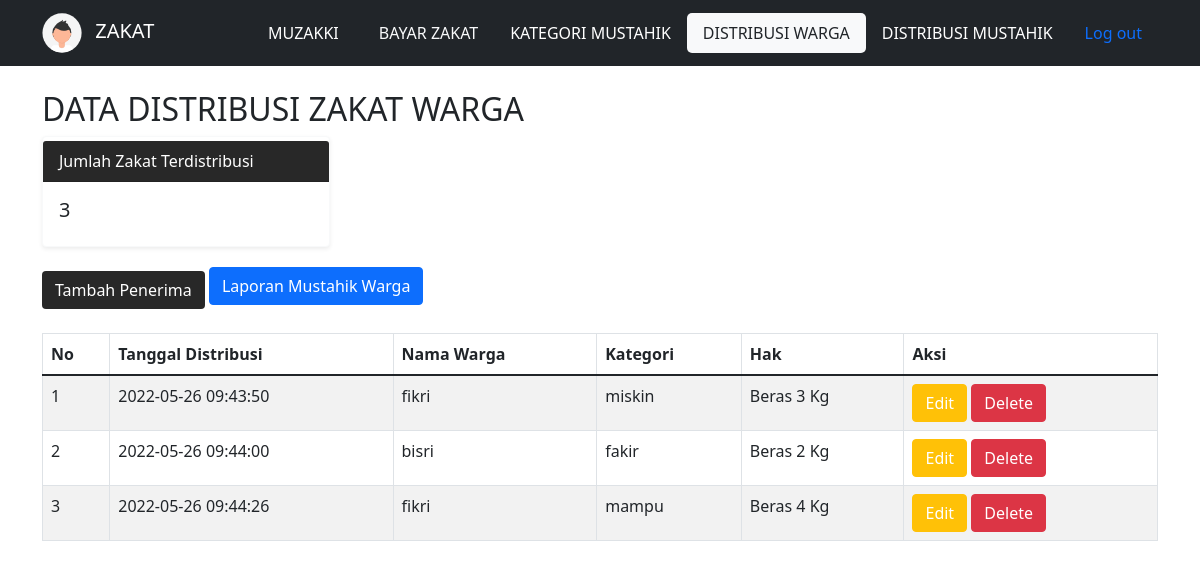
The app's page /mustahikwarga.php (signed in) with its own data.
### tables this page shows
CREATE TABLE `mustahik_warga` (
  `idmustahikwarga` int(11) NOT NULL,
  `idktwarga` int(11) NOT NULL,
  `idmuzakki` int(11) NOT NULL,
  `tgl_dstwarga` timestamp NOT NULL DEFAULT current_timestamp(),
  `namawarga` varchar(20) NOT NULL,
  `kategoriwarga` varchar(20) NOT NULL,
  `hakwarga` int(11) NOT NULL
);

### mustahikwarga.php (the view, shortened to what this page needs)
<?php
require "ceklogin.php";
$h1 = mysqli_query($c, "select * from mustahik_warga");
$h2 = mysqli_num_rows($h1);
?>
<!doctype html>
<html lang="en">
<head>
  <link href="https://cdn.jsdelivr.net/npm/bootstrap@5.1.3/dist/css/bootstrap.min.css" rel="stylesheet">
  <link type="text/css" rel="stylesheet" href="css/style.css">
</head>
<nav class="navbar navbar-dark bg-dark">
  <div class="container">
    <a class="navbar-brand" href="#">
      <img src="img/avatar.svg" alt="Hello there!" width="40" height="40" class="d-inline-block me-2">
      ZAKAT
    </a>
    <ul class="nav justify-content-end">
      <li class="nav-item">
        <a class="nav-link active text-white" aria-current="page" href="index.php">MUZAKKI</a>
      </li>
      <li class="nav-item">
        <a class="nav-link active text-light ms-2" aria-current="page" href="bayarzakat.php">BAYAR ZAKAT</a>
      </li>
      <li class="nav-item">
        <a class="nav-link text-white" aria-current="page" href="mustahik.php">KATEGORI MUSTAHIK</a>
      </li>
      <li class="nav-item">
        <a class="nav-link bg-light text-dark" aria-current="page" href="mustahikwarga.php">DISTRIBUSI WARGA</a>
      </li>
      <li class="nav-item">
        <a class="nav-link text-white" aria-current="page" href="mustahiklainnya.php">DISTRIBUSI MUSTAHIK</a>
      </li>
      <li class="nav-item">
        <a class="nav-link" aria-current="page" href="logout.php">Log out</a>
      </li>
    </ul>
</nav>
<div class="container">
  <br>
  <h2>DATA DISTRIBUSI ZAKAT WARGA</h2>
  <div class="card border-light mb-3 shadow-sm" style="max-width: 18rem;">
    <div class="card-header text-white mt-1" style="background-color:rgb(40, 40, 40);">Jumlah Zakat Terdistribusi</div>
    <div class="card-body">
      <h5 class="card-title"><?= $h2; ?></h5>
    </div>
  </div>
  <button type="button" class="btn text-white mt-2" style="background-color:rgb(40, 40, 40);" data-bs-toggle="modal" data-bs-target="#bukamodal">
    Tambah Penerima
  </button>
  <a class="btn btn-primary" href="laporanmustahikwarga.php" role="button">Laporan Mustahik Warga</a>
  <table class="table table-bordered table-striped mt-4">
    <thead>
      <tr>
        <th>No</th>
        <th>Tanggal Distribusi</th>
        <th>Nama Warga</th>
        <th>Kategori</th>
        <th>Hak</th>
        <th>Aksi</th>
      </tr>
    </thead>
    <tbody>
      <?php
      $get = mysqli_query($c, "select * from mustahik_warga wg, muzakki m where wg.idmuzakki=m.idmuzakki");
      $i = 1;
      while ($p = mysqli_fetch_array($get)) {
        $idmustahikwarga = $p['idmustahikwarga'];
        $tgl_dstwarga = $p['tgl_dstwarga'];
        $namawarga = $p['namawarga'];
        $kategoriwarga = $p['kategoriwarga'];
        $hakwarga = $p['hakwarga'];
      ?>
        <tr>
          <th class="fw-lighter"> <?= $i++; ?> </th>
          <th class="fw-lighter"> <?= $tgl_dstwarga; ?> </th>
          <th class="fw-lighter"> <?= $namawarga; ?> </th>
          <th class="fw-lighter"> <?= $kategoriwarga; ?> </th>
          <th class="fw-lighter"> Beras <?= number_format($hakwarga); ?> Kg </th>
          <td>
            <button type="button" class="btn btn-warning text-white" data-bs-toggle="modal" data-bs-target="#edit<?= $idmustahikwarga; ?>">
              Edit
            </button>
            <button type="button" class="btn btn-danger text-white" data-bs-toggle="modal" data-bs-target="#delete<?= $idmustahikwarga; ?>">
              Delete
            </button>
          </td>
        </tr>
      <?php
      };
      ?>
    </tbody>
  </table>
</div>
<br>
<br>
</body>
</html>

### css/style.css (style rules this page uses)
.table { margin-top: 50px; }
.bg-light { border-radius: 5px; }

### records on screen
mustahik_warga: tgl_dstwarga "2022-05-26 09:43:50", namawarga "fikri", kategoriwarga "miskin", hakwarga "3"
mustahik_warga: tgl_dstwarga "2022-05-26 09:44:00", namawarga "bisri", kategoriwarga "fakir", hakwarga "2"
mustahik_warga: tgl_dstwarga "2022-05-26 09:44:26", namawarga "fikri", kategoriwarga "mampu", hakwarga "4"

### other values on screen
$h2 "3"
